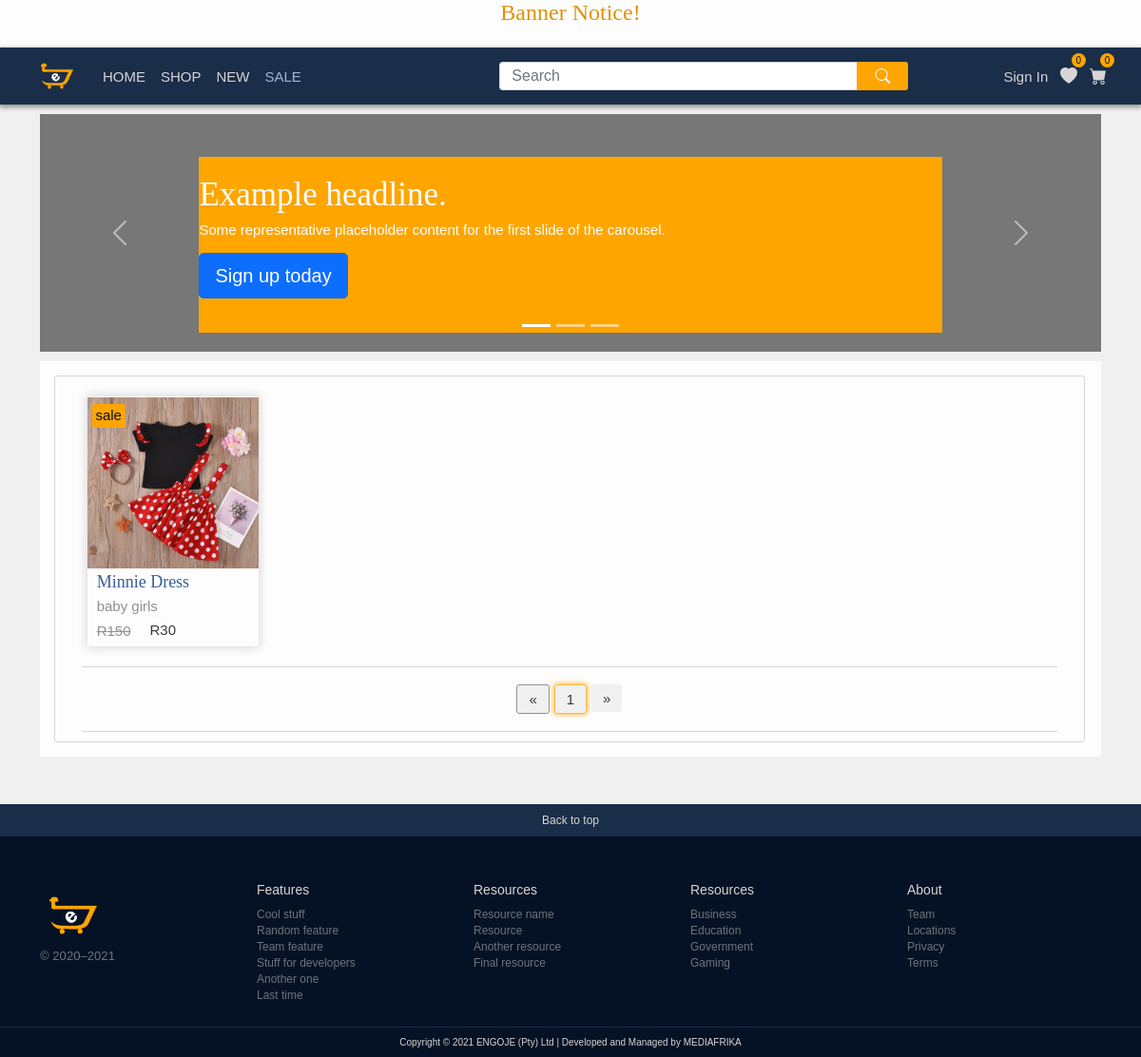
Page /sale/index.php on the committed database.
### tables this page shows
CREATE TABLE `sale` (
  `saleId` int(11) NOT NULL,
  `salePrice` int(11) DEFAULT NULL,
  `salePeriod` int(11) NOT NULL DEFAULT 30,
  `saleStart` timestamp NOT NULL DEFAULT current_timestamp(),
  `product_entryId` int(11) NOT NULL,
  `saleMarkDown` int(2) DEFAULT NULL
);

CREATE TABLE `images` (
  `imageId` int(11) NOT NULL,
  `imageName` varchar(85) NOT NULL,
  `imagePath` varchar(225) NOT NULL DEFAULT 'no-image.png',
  `imagePath_tn` varchar(225) NOT NULL DEFAULT 'no-image-tn.png',
  `imagePrimary` int(1) NOT NULL,
  `product_entryId` int(11) NOT NULL
);

CREATE TABLE `products` (
  `productId` int(100) NOT NULL,
  `productName` varchar(13) NOT NULL,
  `productShortDescr` varchar(60) NOT NULL,
  `productDescription` varchar(256) NOT NULL,
  `productCreationDate` timestamp NOT NULL DEFAULT current_timestamp() ON UPDATE current_timestamp(),
  `producTags` varchar(256) DEFAULT NULL
);

CREATE TABLE `categories` (
  `categoryId` int(100) NOT NULL,
  `categoryName` varchar(22) NOT NULL
);

CREATE TABLE `product_entry` (
  `product_entryId` int(11) NOT NULL,
  `productId` int(11) NOT NULL,
  `sizeId` int(11) NOT NULL,
  `colourId` int(11) NOT NULL,
  `categoryId` int(11) NOT NULL,
  `price` int(11) NOT NULL,
  `sku` varchar(36) NOT NULL,
  `amount` int(11) NOT NULL
);

### sale/index.php (called while the page is built, shortened)
<?php
require_once '../library/functions.php';
require_once '../model/shop-model.php';
$saleItems = getSaleItems();
$lim = 4;
$offset = 0;
$products = getSaleShopProducts($lim, $offset);
$productsQty = count($products);
$productsDisplay = buildproductsDisplay($products, $offset, $lim, $productsQty, $saleItems);
include '../view/sale.php';

### model/shop-model.php (called while the page is built, shortened)
<?php
function getSaleShopProducts($lim, $offset){
    $db = engojeConnect();
    $sql = 'SELECT* FROM sale
                    JOIN product_entry ON product_entry.product_entryId = sale.product_entryId
                    JOIN images ON product_entry.product_entryId = images.product_entryId
                    JOIN products ON product_entry.productId = products.productId
                    JOIN categories ON product_entry.categoryId = categories.categoryId
                    JOIN colour ON product_entry.colourId = colour.colourId
                    JOIN size ON product_entry.sizeId = size.sizeId
                    WHERE images.imagePrimary = 1
                    ORDER BY product_entry.product_entryId
                    LIMIT  :offset, :lim';
    $stmt = $db->prepare($sql);
    $stmt->bindValue(':lim',$lim, PDO::PARAM_INT);
    $stmt->bindValue(':offset',$offset, PDO::PARAM_INT);
    $stmt->execute();
    $productData = $stmt->fetchAll(PDO::FETCH_ASSOC);
    return $productData;
}
function getSaleItems(){
    $db = engojeConnect();
    $sql = 'SELECT product_entryId, saleId, salePrice, salePeriod, saleStart FROM sale';
    $stmt = $db->prepare($sql);
    $stmt->execute();
    $saleItems = $stmt->fetchAll(PDO::FETCH_ASSOC);
    return $saleItems;
}

### library/functions.php (the view, shortened to what this page needs)
<?php
function buildproductDisplay($product, $saleItems){
    if(isset($product['imagePath'])){
        $path = $product['imagePath'];
    }else{
        $path = '/engoje/images/no-image';
    }
    if(!empty($saleItems)){
        foreach($saleItems as $saleItem){
            $today = new DateTime();
            $today->format('U');
            $saleStart = new DateTime($saleItem['saleStart']);
            $saleStart->format('Y-m-d H:i:s');
            $interval = [date_diff($today, $saleStart)];
            $days = ($interval[0]->h)/24;
            if($product['product_entryId'] == $saleItem['product_entryId'] && $days < $interval){
                $dv  = "<div  class='product'><a href='/engoje/shop?action=product&productId=$product[productId]&product_entryId=$product[product_entryId]&colour=$product[colour]' ><div id='sale$product[product_entryId]' class='sale-circle'>sale</div><img class='sale' src='$path' alt='".$product['productName']."' /></a>";
                $dv .= "<a href='/engoje/shop?action=product&productId=$product[productId]&product_entryId=$product[product_entryId]&colour=$product[colour]' class='productName-link'><h4 class='productName'>$product[productName]</h4></a>";
                $dv .= "<p  class='productCategory'>$product[categoryName]</p>";
                $dv .= "<div class='sale-prices-container'><h4 class='productPrice strike-through' >R$product[price]</h4><h4 class='productPrice' >R$saleItem[salePrice]</h4></div></div>";
            }
        }
        return $dv;
    }
}
function buildproductsDisplay($products, $offset, $lim, $productsQty, $saleItems){
    $pageNum = ($offset+$lim)/$lim;
    $possiblePages = ceil($productsQty/$lim);
    $dv  ="";
    $dv .="<div class='shop-products'>";
    if(isset($products)){
        foreach($products as $product){
            $dv .= buildproductDisplay($product, $saleItems);
        }
    }
    $noborderPaginationP = '';
    $prevLink = "/engoje/shop/?action=prev&offset=$offset";
    $noborderPaginationN = '';
    $nextLink = "/engoje/shop/?action=next&offset=$offset";
    if($pageNum == $possiblePages){
        $noborderPaginationN = 'disabled';
        $nextLink = "#";
    }else if($pageNum == 1){
        $noborderPaginationP = 'disabled';
        $prevLink = "#";
    }
    $dv .="</div>";
    $dv .= "<nav class='pagination' aria-label='Page navigation example'>
                <ul class='pagination'>
                    <li class='page-item  $noborderPaginationP'>
                        <a class='page-link pagination prev $noborderPaginationP' href='$prevLink' aria-label='Previous'>
                        <span aria-hidden='true'>&laquo;</span>
                        </a>
                    </li>";
    for($i = $pageNum; $i < $pageNum+4; $i++){
        $focus = '';
        $numOffset = (($i+1)*$lim)-$lim;
        if($pageNum == $i){
            $focus = 'active';
        }
        if($i <= $possiblePages){
            $dv .= "<li class='page-item'><a class='page-link pagination pagination-number $focus' href='/engoje/shop/?action=prev&offset=$numOffset'> $i </a></li>";
        }
    }
    $dv .= "<li class='page-item $noborderPaginationN'>
                <a class='page-link pagination next $noborderPaginationN' href='$nextLink' aria-label='Next'>
                <span aria-hidden='true'>&raquo;</span>
                </a>
            </li>
        </ul>
    </nav>";
return $dv;
}

### rows in the picture
sale: images.imagePath (picture), products.productName "Minnie Dress", categories.categoryName "baby girls", product_entryId.price "150", salePrice "30"
